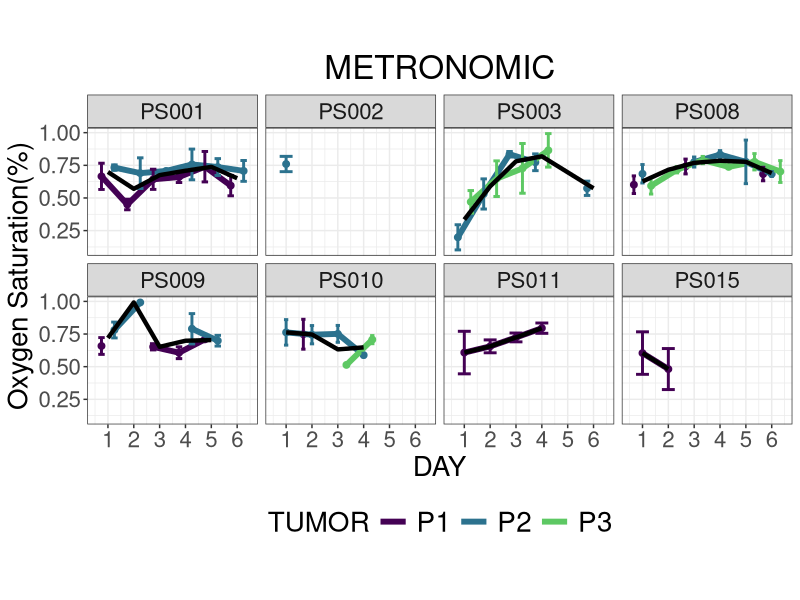
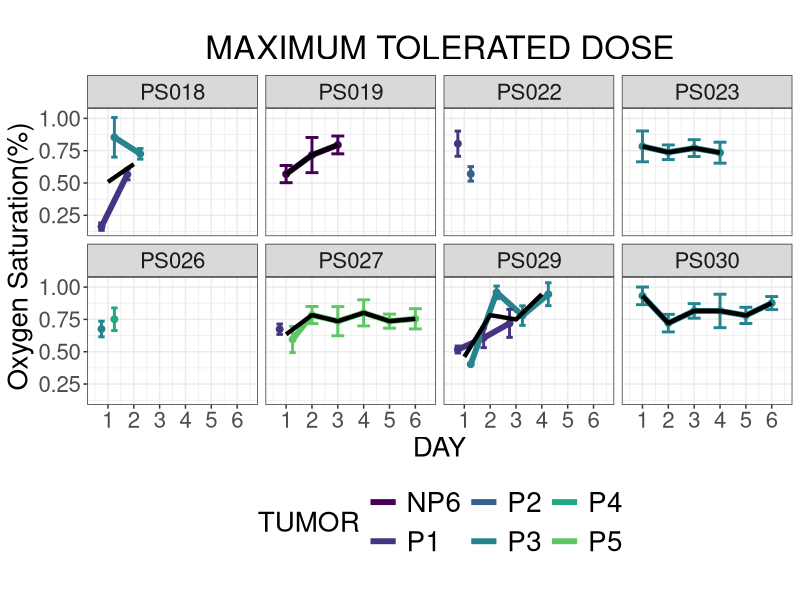
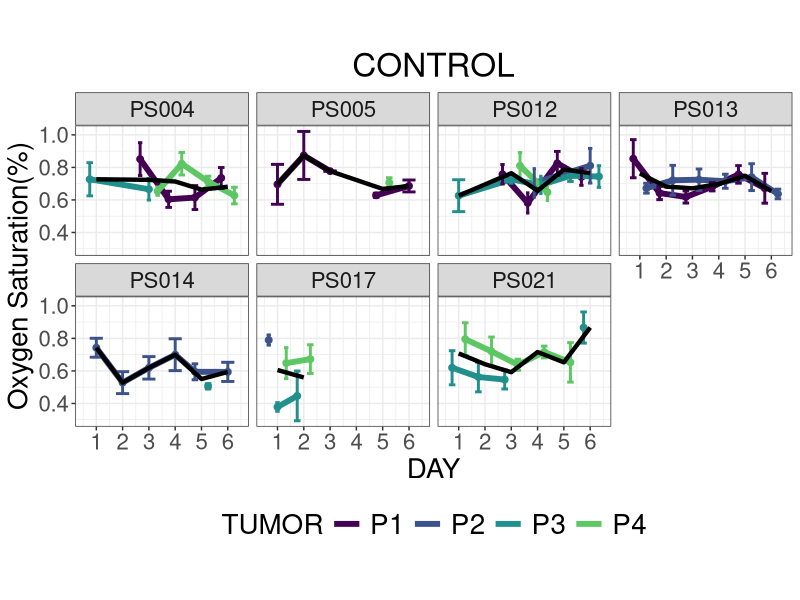
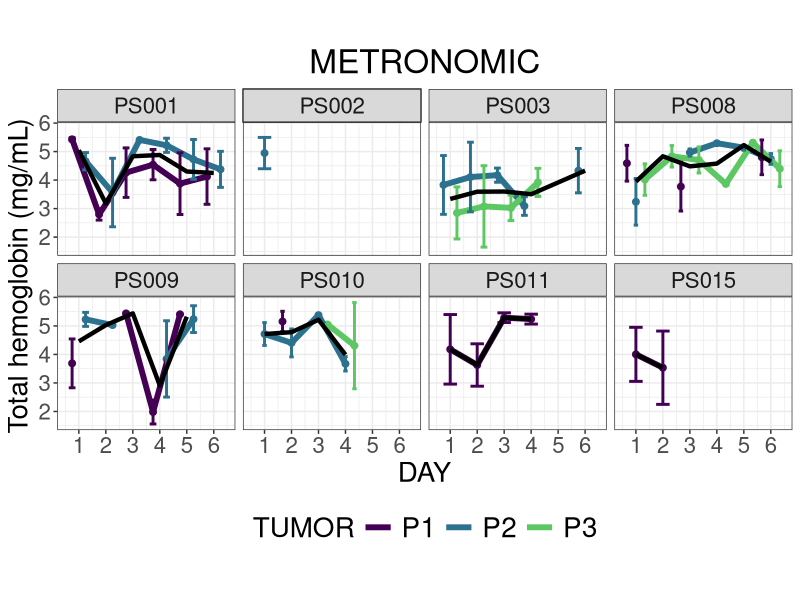
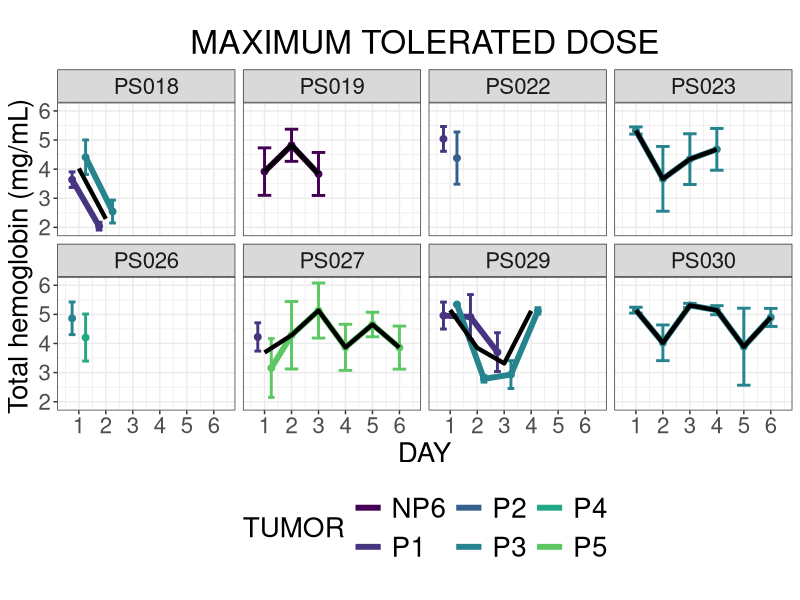
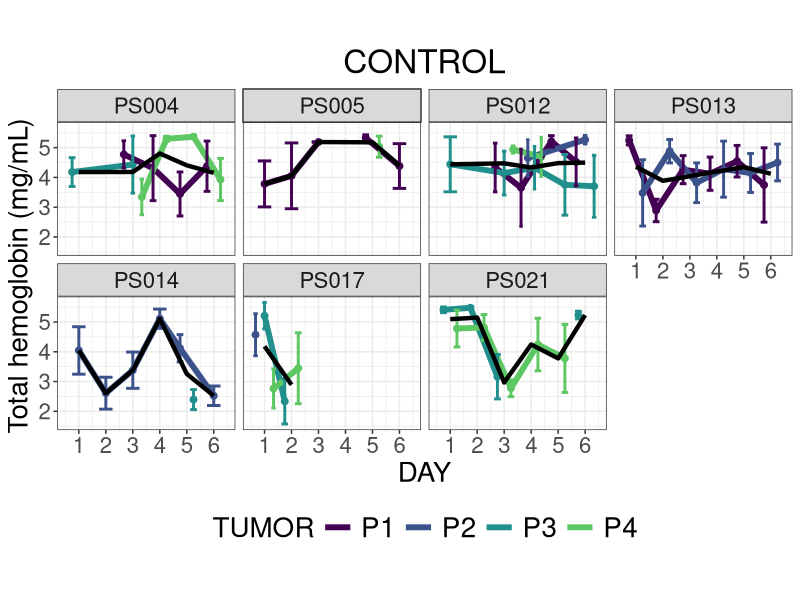
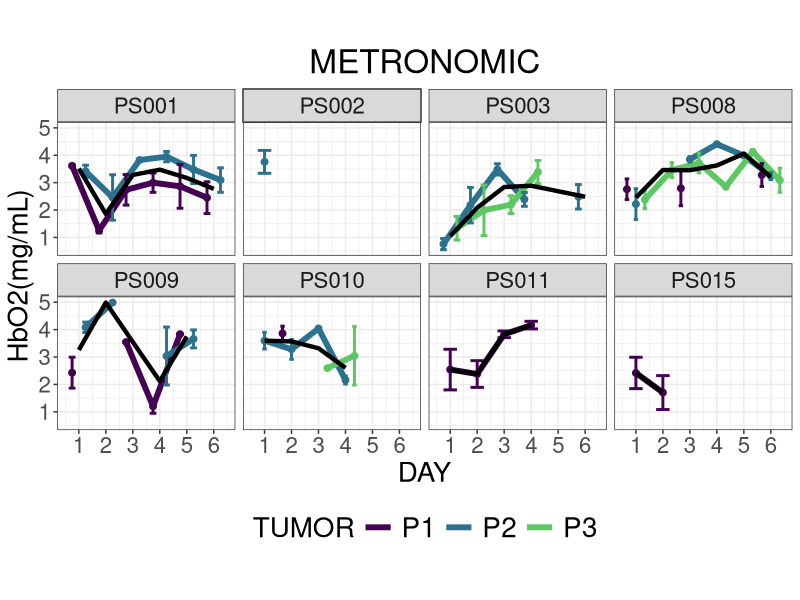
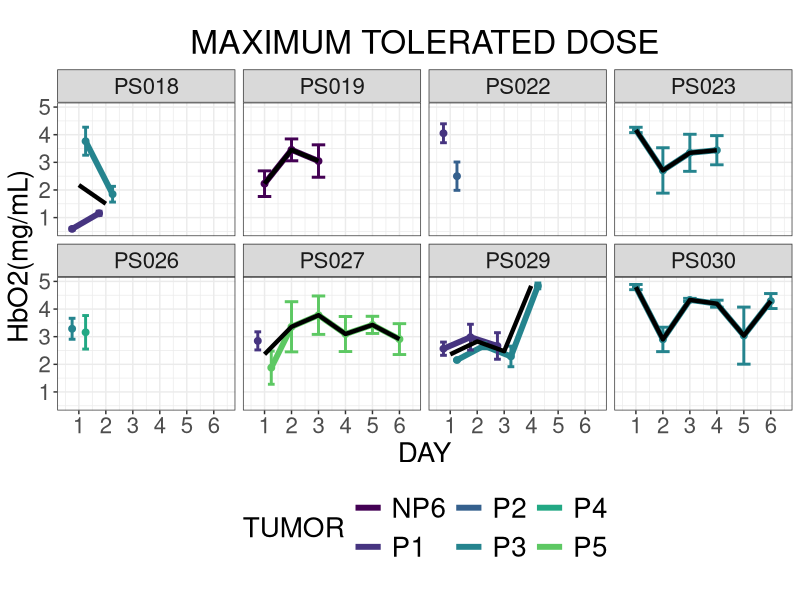

Write the R code that produced these figures, in order.
#####AIM##Aug 30 2020. code for polyp wise analysis

#code to plot the StO2 per group with errorbars
library(readr)
library(multcomp)
library(here)
#Data_for_R_analysis_Dec11 <- read_csv("//deckard.uark.edu/BMEG/Muldoon-Lab/RESEARCH/AM_ Ortothopic mice study_ colonoscopy DRS data for analysis/Data for first extraction Folder made on May 17th 2019/Complete dataset with new boundaries Dec 9.csv")
data1 <- read.csv(here("Extraction_Aug_2020_Updated.csv"))
attach(data1)
library("ggplot2")
library(scales)
library(nlme)
library(ggplot2)
pd<-position_dodge(0.2)

data1$STO2min<-(data1$STO2-data1$STO2_SD)
data1$STO2max<-(data1$STO2+data1$STO2_SD)
data1$HBmin<-(data1$HB-data1$HB_SD)
data1$HBmax<-(data1$HB+data1$HB_SD)
data1$Amin<-(data1$A-data1$A_SD)
data1$Amax<-(data1$A+data1$A_SD)
data1$Bmin<-(data1$B-data1$B_SD)
data1$Bmax<-(data1$B+data1$B_SD)

data1$HBO2<-(data1$HB*data1$STO2)
data1$HBO2_SD<-data1$HB_SD*data1$STO2
data1$HBO2max<-data1$HBO2+data1$HBO2_SD
data1$HBO2min<-data1$HBO2-data1$HBO2_SD

data1$HBO<-data1$HB*(1-data1$STO2)
data1$HBO_SD<-data1$HB_SD*(1-data1$STO2)
data1$HBOmax<-data1$HBO+data1$HBO_SD
data1$HBOmin<-data1$HBO-data1$HBO_SD
  #StO2 plot per week per group with means ****best one****
# pd=position_dodge(1.0)
# ggplot(data1,aes(x=DAY, y=STO2, linetype=TUMOR))+theme_bw()+
#   theme(text=element_text(size=20))+
#   geom_point(aes(color=factor(TUMOR)), position=pd, size=2)+
#   geom_line(aes(color=factor(TUMOR)), position=pd,size=1)+
#   scale_x_continuous(breaks=seq(1,6,1))+
#   geom_errorbar(aes(ymin=STO2min, ymax=STO2max,color=factor(TUMOR),linetype=NULL), width=2,position=pd,size=0.6,show.legend = FALSE)+
#   geom_text(data = data1, aes(x = 4.35, y = STO2, label = TUMOR), 
#             size = 4, hjust = 1, fontface = "bold")+
#   stat_summary(aes(group=GROUP), fun.y=mean, geom="line",linetype=1, size=1.5,show.legend=FALSE)+
#   labs(title='',y="Oxygen Saturation(%)")+
#   facet_wrap(~ID,ncol=5)


  

#StO2 plot per week per subject per group MG **best**
library(ggrepel)
library(grid)
library(tidyverse)


#geom_label_repel(data=subset(data1,GROUP=='MG'),aes(label = TUMOR , fill=factor(TUMOR)),
                 #box.padding   = 0.35, 
                 #point.padding = 0.5,
                 #color ='black',
                 #show.legend = FALSE)+

#StO2 plots 
#################################################################

#MG group
pd=position_dodge(1.0)
ggplot(data=subset(data1,GROUP=='MG'),aes(x=DAY, y=STO2, linetype=TUMOR))+theme_bw()+
  geom_point(aes(color=TUMOR), position=pd, size=2, show.legend = FALSE)+
  geom_line(aes(color=factor(TUMOR)), position=pd,size=2, linetype="solid")+
  scale_x_continuous(breaks=seq(1,6,1))+
  geom_errorbar(aes(ymin=STO2min, ymax=STO2max,
                    color=factor(TUMOR),
                    linetype=NULL), width=0.5,position=pd,size=1,show.legend = FALSE)+
  scale_color_viridis_d(end = 0.75)+
  guides(color = guide_legend(override.aes = list(size = 6)))+
  stat_summary(aes(group=GROUP), fun.y=mean, geom="line",linetype=1, size=1.5,show.legend=FALSE)+
  facet_wrap(~ID,nrow=2)+
  labs(title='METRONOMIC',y="Oxygen Saturation(%)")+
  theme(text=element_text(size=20),plot.title = element_text(hjust = 0.5),
        legend.text=element_text(size=20),legend.position = "bottom",aspect.ratio = 0.75)

#MTD group
library(ggrepel)
library(tidyverse)
pd=position_dodge(1.0)
ggplot(data=subset(data1,GROUP=='MTD'),aes(x=DAY, y=STO2, linetype=TUMOR))+theme_bw()+
  geom_point(aes(color=TUMOR), position=pd, size=2, show.legend = FALSE)+
  geom_line(aes(color=factor(TUMOR)), position=pd,size=2, linetype="solid")+
  scale_x_continuous(breaks=seq(1,6,1))+
  geom_errorbar(aes(ymin=STO2min, ymax=STO2max,
                    color=factor(TUMOR),
                    linetype=NULL), width=0.5,position=pd,size=1,show.legend = FALSE)+
  scale_color_viridis_d(end = 0.75)+
  guides(color = guide_legend(override.aes = list(size = 6)))+
  stat_summary(aes(group=GROUP), fun.y=mean, geom="line",linetype=1, size=1.5,show.legend=FALSE)+
   facet_wrap(~ID,nrow =2)+
  labs(title='MAXIMUM TOLERATED DOSE',y="Oxygen Saturation(%)")+
  theme(text=element_text(size=20),plot.title = element_text(hjust = 0.5),
        legend.text=element_text(size=20),legend.position = "bottom",aspect.ratio = 0.75)


#StO2 plot per week per subject per group CG **best**
library(ggrepel)
library(tidyverse)
pd=position_dodge(1.0)
ggplot(data=subset(data1,GROUP=='CG'),aes(x=DAY, y=STO2, linetype=TUMOR))+theme_bw()+
  geom_point(aes(color=TUMOR), position=pd, size=2, show.legend = FALSE)+
  geom_line(aes(color=factor(TUMOR)), position=pd,size=2, linetype="solid")+
  scale_x_continuous(breaks=seq(1,6,1))+
  geom_errorbar(aes(ymin=STO2min, ymax=STO2max,
                    color=factor(TUMOR),
                    linetype=NULL), width=0.5,position=pd,size=1,show.legend = FALSE)+
  scale_color_viridis_d(end = 0.75)+
  guides(color = guide_legend(override.aes = list(size = 6)))+
  stat_summary(aes(group=GROUP), fun.y=mean, geom="line",linetype=1, size=1.5,show.legend=FALSE)+
  facet_wrap(~ID,nrow=2)+
  labs(title='CONTROL',y="Oxygen Saturation(%)")+
  theme(text=element_text(size=20),plot.title = element_text(hjust = 0.5),
        legend.text=element_text(size=20),legend.position = "bottom",aspect.ratio = 0.75)

#####
#tHb plots
#################################################################
#MG group
pd=position_dodge(1.0)
ggplot(data=subset(data1,GROUP=='MG'),aes(x=DAY, y=HB, linetype=TUMOR))+theme_bw()+
  geom_point(aes(color=TUMOR), position=pd, size=2, show.legend = FALSE)+
  geom_line(aes(color=factor(TUMOR)), position=pd,size=2, linetype="solid")+
  scale_x_continuous(breaks=seq(1,6,1))+
  geom_errorbar(aes(ymin=HBmin, ymax=HBmax,
                    color=factor(TUMOR),
                    linetype=NULL), width=0.5,position=pd,size=1,show.legend = FALSE)+
  scale_color_viridis_d(end = 0.75)+
  guides(color = guide_legend(override.aes = list(size = 6)))+
  stat_summary(aes(group=GROUP), fun.y=mean, geom="line",linetype=1, size=1.5,show.legend=FALSE)+
  facet_wrap(~ID,nrow=2)+
  labs(title='METRONOMIC',y="Total hemoglobin (mg/mL)")+
  theme(text=element_text(size=20),plot.title = element_text(hjust = 0.5),
        legend.text=element_text(size=20),legend.position = "bottom",aspect.ratio = 0.75)

#MTD group
pd=position_dodge(1.0)
ggplot(data=subset(data1,GROUP=='MTD'),aes(x=DAY, y=HB, linetype=TUMOR))+theme_bw()+
  geom_point(aes(color=TUMOR), position=pd, size=2, show.legend = FALSE)+
  geom_line(aes(color=factor(TUMOR)), position=pd,size=2, linetype="solid")+
  scale_x_continuous(breaks=seq(1,6,1))+
  geom_errorbar(aes(ymin=HBmin, ymax=HBmax,
                    color=factor(TUMOR),
                    linetype=NULL), width=0.5,position=pd,size=1,show.legend = FALSE)+
  scale_color_viridis_d(end = 0.75)+
  guides(color = guide_legend(override.aes = list(size = 6)))+
  stat_summary(aes(group=GROUP), fun.y=mean, geom="line",linetype=1, size=1.5,show.legend=FALSE)+
  facet_wrap(~ID,nrow=2)+
  labs(title='MAXIMUM TOLERATED DOSE',y="Total hemoglobin (mg/mL)")+
  theme(text=element_text(size=20),plot.title = element_text(hjust = 0.5),
        legend.text=element_text(size=20),legend.position = "bottom",aspect.ratio = 0.75)

#CG group
pd=position_dodge(1.0)
ggplot(data=subset(data1,GROUP=='CG'),aes(x=DAY, y=HB, linetype=TUMOR))+theme_bw()+
  geom_point(aes(color=TUMOR), position=pd, size=2, show.legend = FALSE)+
  geom_line(aes(color=factor(TUMOR)), position=pd,size=2, linetype="solid")+
  scale_x_continuous(breaks=seq(1,6,1))+
  geom_errorbar(aes(ymin=HBmin, ymax=HBmax,
                    color=factor(TUMOR),
                    linetype=NULL), width=0.5,position=pd,size=1,show.legend = FALSE)+
  scale_color_viridis_d(end = 0.75)+
  guides(color = guide_legend(override.aes = list(size = 6)))+
  stat_summary(aes(group=GROUP), fun.y=mean, geom="line",linetype=1, size=1.5,show.legend=FALSE)+
  facet_wrap(~ID,nrow=2)+
  labs(title='CONTROL',y="Total hemoglobin (mg/mL)")+
  theme(text=element_text(size=20),plot.title = element_text(hjust = 0.5),
        legend.text=element_text(size=20),legend.position = "bottom",aspect.ratio = 0.75)

##################
#HbO2 plots
################################
#MG group
library(ggrepel)
library(tidyverse)
pd=position_dodge(1.0)
ggplot(data=subset(data1,GROUP=='MG'),aes(x=DAY, y=HBO2, linetype=TUMOR))+theme_bw()+
  geom_point(aes(color=TUMOR), position=pd, size=2, show.legend = FALSE)+
  geom_line(aes(color=factor(TUMOR)), position=pd,size=2, linetype="solid")+
  scale_x_continuous(breaks=seq(1,6,1))+
  geom_errorbar(aes(ymin=HBO2min, ymax=HBO2max,
                    color=factor(TUMOR),
                    linetype=NULL), width=0.5,position=pd,size=1,show.legend = FALSE)+
  scale_color_viridis_d(end = 0.75)+
  guides(color = guide_legend(override.aes = list(size = 6)))+
  stat_summary(aes(group=GROUP), fun.y=mean, geom="line",linetype=1, size=1.5,show.legend=FALSE)+
  facet_wrap(~ID,nrow =2)+
  labs(title='METRONOMIC',y="HbO2(mg/mL)")+
  theme(text=element_text(size=20),plot.title = element_text(hjust = 0.5),
        legend.text=element_text(size=20),legend.position = "bottom",aspect.ratio = 0.75)

#MTD group

ggplot(data=subset(data1,GROUP=='MTD'),aes(x=DAY, y=HBO2, linetype=TUMOR))+theme_bw()+
  geom_point(aes(color=TUMOR), position=pd, size=2, show.legend = FALSE)+
  geom_line(aes(color=factor(TUMOR)), position=pd,size=2, linetype="solid")+
  scale_x_continuous(breaks=seq(1,6,1))+
  geom_errorbar(aes(ymin=HBO2min, ymax=HBO2max,
                    color=factor(TUMOR),
                    linetype=NULL), width=0.5,position=pd,size=1,show.legend = FALSE)+
  scale_color_viridis_d(end = 0.75)+
  guides(color = guide_legend(override.aes = list(size = 6)))+
  stat_summary(aes(group=GROUP), fun.y=mean, geom="line",linetype=1, size=1.5,show.legend=FALSE)+
  facet_wrap(~ID,nrow =2)+
  labs(title='MAXIMUM TOLERATED DOSE',y="HbO2(mg/mL)")+
  theme(text=element_text(size=20),plot.title = element_text(hjust = 0.5),
        legend.text=element_text(size=20),legend.position = "bottom",aspect.ratio = 0.75)


#CG group
ggplot(data=subset(data1,GROUP=='CG'),aes(x=DAY, y=HBO2, linetype=TUMOR))+theme_bw()+
  geom_point(aes(color=TUMOR), position=pd, size=2, show.legend = FALSE)+
  geom_line(aes(color=factor(TUMOR)), position=pd,size=2, linetype="solid")+
  scale_x_continuous(breaks=seq(1,6,1))+
  geom_errorbar(aes(ymin=HBO2min, ymax=HBO2max,
                    color=factor(TUMOR),
                    linetype=NULL), width=0.5,position=pd,size=1,show.legend = FALSE)+
  scale_color_viridis_d(end = 0.75)+
  guides(color = guide_legend(override.aes = list(size = 6)))+
  stat_summary(aes(group=GROUP), fun.y=mean, geom="line",linetype=1, size=1.5,show.legend=FALSE)+
  facet_wrap(~ID,nrow =2)+
  labs(title='CONTROL',y="HbO2(mg/mL)")+
  theme(text=element_text(size=20),plot.title = element_text(hjust = 0.5),
        legend.text=element_text(size=20),legend.position = "bottom",aspect.ratio = 0.75)



###############
#HbO plots
##############################
#MG group
pd=position_dodge(1.0)
ggplot(data=subset(data1,GROUP=='MG'),aes(x=DAY, y=HBO, linetype=TUMOR))+theme_bw()+
  geom_point(aes(color=TUMOR), position=pd, size=2, show.legend = FALSE)+
  geom_line(aes(color=factor(TUMOR)), position=pd,size=2, linetype="solid")+
  scale_x_continuous(breaks=seq(1,6,1))+
  geom_errorbar(aes(ymin=HBOmin, ymax=HBOmax,
                    color=factor(TUMOR),
                    linetype=NULL), width=0.5,position=pd,size=1,show.legend = FALSE)+
  scale_color_viridis_d(end = 0.75)+
  guides(color = guide_legend(override.aes = list(size = 6)))+
  stat_summary(aes(group=GROUP), fun.y=mean, geom="line",linetype=1, size=1.5,show.legend=FALSE)+
  facet_wrap(~ID,nrow=2)+
  labs(title='METRONOMIC',y=" Deoxyhemoglobin (mg/mL)")+
  theme(text=element_text(size=20),plot.title = element_text(hjust = 0.5),
        legend.text=element_text(size=20),legend.position = "bottom",aspect.ratio = 0.75)


#MTD group
pd=position_dodge(1.0)
ggplot(data=subset(data1,GROUP=='MTD'),aes(x=DAY, y=HBO, linetype=TUMOR))+theme_bw()+
  geom_point(aes(color=TUMOR), position=pd, size=2, show.legend = FALSE)+
  geom_line(aes(color=factor(TUMOR)), position=pd,size=2, linetype="solid")+
  scale_x_continuous(breaks=seq(1,6,1))+
  geom_errorbar(aes(ymin=HBOmin, ymax=HBOmax,
                    color=factor(TUMOR),
                    linetype=NULL), width=0.5,position=pd,size=1,show.legend = FALSE)+
  scale_color_viridis_d(end = 0.75)+
  guides(color = guide_legend(override.aes = list(size = 6)))+
  stat_summary(aes(group=GROUP), fun.y=mean, geom="line",linetype=1, size=1.5,show.legend=FALSE)+
  facet_wrap(~ID,nrow=2)+
  labs(title='MAXIMUM TOLERATED DOSE',y=" Deoxyhemoglobin (mg/mL)")+
  theme(text=element_text(size=20),plot.title = element_text(hjust = 0.5),
        legend.text=element_text(size=20),legend.position = "bottom",aspect.ratio = 0.75)

#CG group
pd=position_dodge(1.0)
ggplot(data=subset(data1,GROUP=='CG'),aes(x=DAY, y=HBO, linetype=TUMOR))+theme_bw()+
  geom_point(aes(color=TUMOR), position=pd, size=2, show.legend = FALSE)+
  geom_line(aes(color=factor(TUMOR)), position=pd,size=2, linetype="solid")+
  scale_x_continuous(breaks=seq(1,6,1))+
  geom_errorbar(aes(ymin=HBOmin, ymax=HBOmax,
                    color=factor(TUMOR),
                    linetype=NULL), width=0.5,position=pd,size=1,show.legend = FALSE)+
  scale_color_viridis_d(end = 0.75)+
  guides(color = guide_legend(override.aes = list(size = 6)))+
  stat_summary(aes(group=GROUP), fun.y=mean, geom="line",linetype=1, size=1.5,show.legend=FALSE)+
  facet_wrap(~ID,nrow=2)+
  labs(title='CONTROL',y=" Deoxyhemoglobin (mg/mL)")+
  theme(text=element_text(size=20),plot.title = element_text(hjust = 0.5),
        legend.text=element_text(size=20),legend.position = "bottom",aspect.ratio = 0.75)


#######
#Scattering coefficient (A) plots
####################################
#MG group
pd=position_dodge(1.0)
ggplot(data=subset(data1,GROUP=='MG'),aes(x=DAY, y=A, linetype=TUMOR))+theme_bw()+
  geom_point(aes(color=TUMOR), position=pd, size=2, show.legend = FALSE)+
  geom_line(aes(color=factor(TUMOR)), position=pd,size=2, linetype="solid")+
  scale_x_continuous(breaks=seq(1,6,1))+
  geom_errorbar(aes(ymin=Amin, ymax=Amax,
                    color=factor(TUMOR),
                    linetype=NULL), width=0.5,position=pd,size=1,show.legend = FALSE)+
  scale_color_viridis_d(end = 0.75)+
  guides(color = guide_legend(override.aes = list(size = 6)))+
  stat_summary(aes(group=GROUP), fun.y=mean, geom="line",linetype=1, size=1.5,show.legend=FALSE)+
  facet_wrap(~ID,nrow =2)+
  labs(title='METRONOMIC',y="A")+
  theme(text=element_text(size=20),plot.title = element_text(hjust = 0.5),
        legend.text=element_text(size=20),legend.position = "bottom",aspect.ratio = 0.75)

##MTD group
ggplot(data=subset(data1,GROUP=='MTD'),aes(x=DAY, y=A, linetype=TUMOR))+theme_bw()+
  geom_point(aes(color=TUMOR), position=pd, size=2, show.legend = FALSE)+
  geom_line(aes(color=factor(TUMOR)), position=pd,size=2, linetype="solid")+
  scale_x_continuous(breaks=seq(1,6,1))+
  geom_errorbar(aes(ymin=Amin, ymax=Amax,
                    color=factor(TUMOR),
                    linetype=NULL), width=0.5,position=pd,size=1,show.legend = FALSE)+
  scale_color_viridis_d(end = 0.75)+
  guides(color = guide_legend(override.aes = list(size = 6)))+
  stat_summary(aes(group=GROUP), fun.y=mean, geom="line",linetype=1, size=1.5,show.legend=FALSE)+
  facet_wrap(~ID,nrow =2)+
  labs(title='MAXIMUM TOLERATED DOSE',y="A")+
  theme(text=element_text(size=20),plot.title = element_text(hjust = 0.5),
        legend.text=element_text(size=20),legend.position = "bottom",aspect.ratio = 0.75)

##CG group
ggplot(data=subset(data1,GROUP=='CG'),aes(x=DAY, y=A, linetype=TUMOR))+theme_bw()+
  geom_point(aes(color=TUMOR), position=pd, size=2, show.legend = FALSE)+
  geom_line(aes(color=factor(TUMOR)), position=pd,size=2, linetype="solid")+
  scale_x_continuous(breaks=seq(1,6,1))+
  geom_errorbar(aes(ymin=Amin, ymax=Amax,
                    color=factor(TUMOR),
                    linetype=NULL), width=0.5,position=pd,size=1,show.legend = FALSE)+
  scale_color_viridis_d(end = 0.75)+
  guides(color = guide_legend(override.aes = list(size = 6)))+
  stat_summary(aes(group=GROUP), fun.y=mean, geom="line",linetype=1, size=1.5,show.legend=FALSE)+
  facet_wrap(~ID,nrow =2)+
  labs(title='CONTROL',y="A")+
  theme(text=element_text(size=20),plot.title = element_text(hjust = 0.5),
        legend.text=element_text(size=20),legend.position = "bottom",aspect.ratio = 0.75)

###########
#Scattering exponent (B)
#######################################
##MG group
ggplot(data=subset(data1,GROUP=='MG'),aes(x=DAY, y=B, linetype=TUMOR))+theme_bw()+
  geom_point(aes(color=TUMOR), position=pd, size=2, show.legend = FALSE)+
  geom_line(aes(color=factor(TUMOR)), position=pd,size=2, linetype="solid")+
  scale_x_continuous(breaks=seq(1,6,1))+
  geom_errorbar(aes(ymin=Bmin, ymax=Bmax,
                    color=factor(TUMOR),
                    linetype=NULL), width=0.5,position=pd,size=1,show.legend = FALSE)+
  scale_color_viridis_d(end = 0.75)+
  guides(color = guide_legend(override.aes = list(size = 6)))+
  stat_summary(aes(group=GROUP), fun.y=mean, geom="line",linetype=1, size=1.5,show.legend=FALSE)+
  facet_wrap(~ID,nrow =2)+
  labs(title='METRONOMIC',y="B")+
  theme(text=element_text(size=20),plot.title = element_text(hjust = 0.5),
        legend.text=element_text(size=20),legend.position = "bottom",aspect.ratio = 0.75)

##MTD group
ggplot(data=subset(data1,GROUP=='MTD'),aes(x=DAY, y=B, linetype=TUMOR))+theme_bw()+
  geom_point(aes(color=TUMOR), position=pd, size=2, show.legend = FALSE)+
  geom_line(aes(color=factor(TUMOR)), position=pd,size=2, linetype="solid")+
  scale_x_continuous(breaks=seq(1,6,1))+
  geom_errorbar(aes(ymin=Bmin, ymax=Bmax,
                    color=factor(TUMOR),
                    linetype=NULL), width=0.5,position=pd,size=1,show.legend = FALSE)+
  scale_color_viridis_d(end = 0.75)+
  guides(color = guide_legend(override.aes = list(size = 6)))+
  stat_summary(aes(group=GROUP), fun.y=mean, geom="line",linetype=1, size=1.5,show.legend=FALSE)+
  facet_wrap(~ID,nrow =2)+
  labs(title='MAXIMUM TOLERATED DOSE',y="B")+
  theme(text=element_text(size=20),plot.title = element_text(hjust = 0.5),
        legend.text=element_text(size=20),legend.position = "bottom",aspect.ratio = 0.75)

##CG group
ggplot(data=subset(data1,GROUP=='CG'),aes(x=DAY, y=B, linetype=TUMOR))+theme_bw()+
  geom_point(aes(color=TUMOR), position=pd, size=2, show.legend = FALSE)+
  geom_line(aes(color=factor(TUMOR)), position=pd,size=2, linetype="solid")+
  scale_x_continuous(breaks=seq(1,6,1))+
  geom_errorbar(aes(ymin=Bmin, ymax=Bmax,
                    color=factor(TUMOR),
                    linetype=NULL), width=0.5,position=pd,size=1,show.legend = FALSE)+
  scale_color_viridis_d(end = 0.75)+
  guides(color = guide_legend(override.aes = list(size = 6)))+
  stat_summary(aes(group=GROUP), fun.y=mean, geom="line",linetype=1, size=1.5,show.legend=FALSE)+
  facet_wrap(~ID,nrow =2)+
  labs(title='CONTROL',y="B")+
  theme(text=element_text(size=20),plot.title = element_text(hjust = 0.5),
        legend.text=element_text(size=20),legend.position = "bottom",aspect.ratio = 0.75)


#
#
#
#
########
############################################################################
pd=position_dodge(1.0)
ggplot(data1,aes(x=DAY, y=STO2, linetype=ID))+theme_bw()+
  theme(text=element_text(size=20))+
  geom_point(aes(color=factor(ID)), position=pd, size=2,show.legend=FALSE)+
  geom_line(aes(color=factor(ID)), linetype=1, position = pd,size=1.5,show.legend=TRUE)+
  scale_x_continuous(breaks=seq(1,6,1))+
  geom_errorbar(aes(ymin=STO2min, ymax=STO2max,color=factor(GROUP),linetype=NULL), width=2,position=pd,size=0.9,show.legend = FALSE)+
  stat_summary(aes(group=GROUP), fun.y=mean, geom="line",linetype=1, size=1.5,show.legend=FALSE)+
  labs(title='',y="Oxygen Saturation(%)")+
  facet_wrap(~GROUP)
#########################################################################

############################################################################
##########################################################################



##Calculating means 
#Calculating means 
means1<-aggregate(data1$STO2, by=list(time=data1$DAY,group=data1$GROUP),na.rm=TRUE,FUN=mean) #from StO2
sdevs1<-aggregate(data1$STO2, by=list(time=data1$DAY,group=data1$GROUP),na.rm=TRUE,FUN=sd) #from StO2
means1$STO2<-means1$x
means1$SDSTO2<-sdevs1$x
means2<-aggregate(data1$HB, by=list(time=data1$DAY,group=data1$GROUP),na.rm=TRUE,FUN=mean) #from Hb
sdevs2<-aggregate(data1$HB, by=list(time=data1$DAY,group=data1$GROUP),na.rm=TRUE,FUN=sd) #from Hb
means2$HB<-means2$x
means2$HBSD<-sdevs2$x
means3<-aggregate(data1$A, by=list(time=data1$DAY,group=data1$GROUP),na.rm=TRUE,FUN=mean) #from Hb
sdevs3<-aggregate(data1$A, by=list(time=data1$DAY,group=data1$GROUP),na.rm=TRUE,FUN=sd) #from Hb
means3$A<-means3$x
means3$ASD<-sdevs3$x

OxyHbmeans<-aggregate(data1$HBO2, by=list(time=data1$DAY,group=data1$GROUP),na.rm=TRUE,FUN=mean) #from HbO2
OxyHbstd<-aggregate(data1$HBO2, by=list(time=data1$DAY,group=data1$GROUP),na.rm=TRUE,FUN=sd) #from HbO2
OxyHbmeans$OxyHemoglobin<-OxyHbmeans$x
OxyHbmeans$OxyHbSD<-OxyHbstd$x

DeoxyHbmeans<-aggregate(data1$HBO, by=list(time=data1$DAY,group=data1$GROUP),na.rm=TRUE,FUN=mean) #from Hb
DeoxyHbstd<-aggregate(data1$HBO, by=list(time=data1$DAY,group=data1$GROUP),na.rm=TRUE,FUN=sd) #from Hb
DeoxyHbmeans$DeoxyHemoglobin<-DeoxyHbmeans$x
DeoxyHbmeans$DeoxyHbSD<-DeoxyHbstd$x


###plotting mean values####
ggplot(data=subset(means1,group=='MG'),aes(x=time,y=STO2))+geom_line(size=2)+
  geom_errorbar(aes(ymin=STO2-SDSTO2,ymax=STO2+SDSTO2),width=0.4, size=0.9,position=pd)+
  labs(y="Oxygen Saturation (%)")+
  ggtitle("Oxygen saturation") #plot mean StO2 values


ggplot(data=subset(means2,group=='MG'),aes(x=time,y=HB))+geom_line(size=2)+geom_errorbar(aes(ymin=HB-HBSD,ymax=HB+HBSD),width=0.4, size=0.9,position=pd)+facet_wrap(~group)+ggtitle("total Hemoglobin")+labs(y="total Hemoglobin (mg/mL)") #plot mean Hb values
ggplot(data=subset(OxyHbmeans,group=='MG'),aes(x=time,y=OxyHemoglobin))+geom_line(size=2)+geom_errorbar(aes(ymin=OxyHemoglobin-OxyHbSD,ymax=OxyHemoglobin+OxyHbSD),width=0.4, size=0.9,position=pd)+facet_wrap(~group)+ggtitle("Oxy Hemoglobin")+labs(y="Oxyhemoglobin(mg/mL)") #plot HbO2
ggplot(data=subset(DeoxyHbmeans,group=='MG'),aes(x=time,y=DeoxyHemoglobin))+geom_line(size=2)+geom_errorbar(aes(ymin=DeoxyHemoglobin-DeoxyHbSD,ymax=DeoxyHemoglobin+DeoxyHbSD),width=0.4, size=0.9,position=pd)+facet_wrap(~group)+ggtitle("Deoxyhemoglobin")+labs(y="Deoxyhemoglobin (mg/mL)") #plot mean scattering coeff values
ggplot(data=subset(means3,group=='MG'),aes(x=time,y=A))+geom_line(size=2)+geom_errorbar(aes(ymin=A-ASD,ymax=A+ASD),width=0.4, size=0.9,position=pd)+facet_wrap(~group)+ggtitle("Scattering Coefficient (A)")+labs(y="Scattering coefficient (A)") #plot mean scattering coeff values
##create a stacked dataframe of mean StO2 and A per group
library(reshape2)
merged1=merge(means1,means3, by=c('time','group'))
merged1<-subset(merged1,select=-c(x.x,x.y)) #delete repeated columns and StO2 basevals
names(merged1)[names(merged1)=='group']<-'Treatment' #rename groups as Treatments


##plotting both StO2 and A 
pd1=position_dodge(2)
ggplot()+theme_bw()+
  #geom_line(data=merged1,aes(x=time,y=StO2),colour="#FF9999",position=pd)+
  #geom_errorbar(data=merged1,aes(x=time,ymin=StO2-SDStO2,ymax=StO2+SDStO2),position=pd,colour="#FF9999",width=0.4, size=0.9)+
  geom_line(data=merged1,aes(x=time,y=A*10),position=pd1,colour="#FF0000")+
  geom_errorbar(data=merged1,aes(x=time,ymin=(A-ASD)*10,ymax=(A+ASD)*10),width=0.4, size=0.9,position=pd1,colour="#FF0000")+
  #scale_y_continuous(sec.axis = sec_axis(~./10, name = "Mean scattering coeff"))+
  facet_wrap(~Treatment)

#geom_errorbar(aes(ymin=StO2foldchange-FoldErr,ymax=StO2foldchange+FoldErr,color=group),width=0.4, size=0.9,position=pd)



#Extract initial values per group
StO2basevals<-means1[means1$time==1, c("group", "STO2")] #extract initial StO2 values per group
means1<-merge(means1,StO2basevals, by.x="group", by.y='group',suffixes = c("","basevalue"))#copy StO2 base values per group

Hbbasevals<-means2[means2$time==1,c("group",'HB')] #extract initial Hb values per group
means2<-merge(means2,Hbbasevals, by.x="group", by.y='group',suffixes = c("","basevalue"))#copy StO2 base values per group


OxyHbbasevals<-OxyHbmeans[OxyHbmeans$time==1, c("group", "OxyHemoglobin")] #extract initial HbO2 values per group
OxyHbmeans<-merge(OxyHbmeans,OxyHbbasevals, by.x="group", by.y='group',suffixes = c("","basevalue"))#copy HbO2 base values per group


DeoxyHbbasevals<-DeoxyHbmeans[DeoxyHbmeans$time==1, c("group", "DeoxyHemoglobin")] #extract initial Hb values per group
DeoxyHbmeans<-merge(DeoxyHbmeans,DeoxyHbbasevals, by.x="group", by.y='group',suffixes = c("","basevalue"))#copy Hb base values per group

Abasevals<-means3[means3$time==1, c("group", "A")] #extract initial StO2 values per group
means3<-merge(means3,Abasevals, by.x="group", by.y='group',suffixes = c("","basevalue"))#copy StO2 base values per group

##getting a subset of StO2 values without NAs
library(dplyr)
Trimmed<-data1%>%filter(!is.na(STO2)) #extracting the non NA values 
Numbers<-aggregate(Trimmed$STO2, by=list(time=Trimmed$DAY,group=Trimmed$GROUP),FUN=length) #counting the number of occurrences per group per week
names(Numbers)<-c('Week','Group','Observations')
#Calculate fold change and pasting number of observations per group per week
##StO2
means1$StO2foldchange<-means1$STO2/means1$STO2basevalue #Mean StO2 fold change
means1$Observations<-Numbers$Observations
means1$StandErr<-means1$SDSTO2/(means1$Observations)^0.5
means1$FoldErr<-means1$StandErr/means1$STO2basevalue


##total hemoglobin
means2$Hbfoldchange<-means2$HB/means2$HBbasevalue #Mean Hb fold change
means2$Observations<-Numbers$Observations
means2$StandErr<-means2$HBSD/(means2$Observations)^0.5
means2$FoldErr<-means2$StandErr/means2$HBbasevalue

##A (reduced scattering coefficient)
means3$Afoldchange<-means3$A/means3$Abasevalue #Mean A fold change
means3$Observations<-Numbers$Observations
means3$StandErr<-means3$ASD/(means3$Observations)^0.5
means3$FoldErr<-means3$StandErr/means3$Abasevalue
###HbO2####
OxyHbmeans$OxyHbfoldchange<-OxyHbmeans$OxyHemoglobin/OxyHbmeans$OxyHemoglobinbasevalue
OxyHbmeans$Observations<-Numbers$Observations
OxyHbmeans$StandErr<-OxyHbmeans$OxyHbSD/(OxyHbmeans$Observations)
OxyHbmeans$FoldErr<-OxyHbmeans$StandErr/OxyHbmeans$OxyHemoglobinbasevalue

##Hb###
DeoxyHbmeans$DeoxyHbfoldchange<-DeoxyHbmeans$DeoxyHemoglobin/DeoxyHbmeans$DeoxyHemoglobinbasevalue
DeoxyHbmeans$Observations<-Numbers$Observations
DeoxyHbmeans$StandErr<-DeoxyHbmeans$DeoxyHbSD/(DeoxyHbmeans$Observations)
DeoxyHbmeans$FoldErr<-DeoxyHbmeans$StandErr/DeoxyHbmeans$DeoxyHemoglobinbasevalue

#plot fold changes
pd=position_dodge(0.4)
ggplot(data=subset(means1,group=='MG'),aes(x=time, y=StO2foldchange))+theme_bw()+geom_point(aes(color=group,group=group),size=2, position=pd)+geom_line(aes(color=group,group=group),size=1.5,position=pd)+geom_errorbar(aes(ymin=StO2foldchange-FoldErr,ymax=StO2foldchange+FoldErr,color=group),width=0.4, size=0.9,position=pd)+theme(text=element_text(size=30),aspect.ratio = 1)+scale_x_continuous(breaks=seq(1,6,1))+labs(title=expression(StO[2]), y='', x='Weeks')+theme(plot.title = element_text(hjust = 0.5)) #plot StO2 fold change
ggplot(data=subset(means2,group=='MG'),aes(x=time, y=Hbfoldchange))+theme_bw()+geom_point(aes(color=group,group=group),size=2, position=pd)+geom_line(aes(color=group,group=group),size=1.5, position=pd)+geom_errorbar(aes(ymin=Hbfoldchange-FoldErr,ymax=Hbfoldchange+FoldErr,color=group),width=0.4, size=0.9, position=pd)+theme(text=element_text(size=30),aspect.ratio = 1)+scale_x_continuous(breaks=seq(1,6,1))+labs(title=expression(tHb), y='', x='Weeks')+theme(plot.title = element_text(hjust = 0.5)) #plot Hb fold change
ggplot(data=subset(means3,group=='MG'),aes(x=time, y=Afoldchange))+theme_bw()+geom_point(aes(color=group,group=group),size=2, position=pd)+geom_line(aes(color=group,group=group),size=1.5, position=pd)+geom_errorbar(aes(ymin=Afoldchange-FoldErr,ymax=Afoldchange+FoldErr,color=group),width=0.4, size=0.9, position=pd)+theme(text=element_text(size=30),aspect.ratio = 1)+scale_x_continuous(breaks=seq(1,6,1))+labs(title=expression(mu[s]^{"'"}), y='', x='Weeks')+theme(plot.title = element_text(hjust = 0.5)) #plot A fold change
ggplot(data=subset(OxyHbmeans,group=='MG'),aes(x=time, y=OxyHbfoldchange))+theme_bw()+geom_point(aes(color=group,group=group),size=2, position=pd)+geom_line(aes(color=group,group=group),size=1.5,position=pd)+geom_errorbar(aes(ymin=OxyHbfoldchange-FoldErr,ymax=OxyHbfoldchange+FoldErr,color=group),width=0.4, size=0.9,position=pd)+theme(text=element_text(size=30),aspect.ratio = 1)+scale_x_continuous(breaks=seq(1,6,1))+labs(title=expression(HbO[2]), y='', x='Weeks')+theme(plot.title = element_text(hjust = 0.5)) #plot HbO2 fold change
ggplot(data=subset(DeoxyHbmeans,group=='MG'),aes(x=time, y=DeoxyHbfoldchange))+theme_bw()+geom_point(aes(color=group,group=group),size=2, position=pd)+geom_line(aes(color=group,group=group),size=1.5,position=pd)+geom_errorbar(aes(ymin=DeoxyHbfoldchange-FoldErr,ymax=DeoxyHbfoldchange+FoldErr,color=group),width=0.4, size=0.9,position=pd)+theme(text=element_text(size=30),aspect.ratio = 1)+scale_x_continuous(breaks=seq(1,6,1))+labs(title=expression(HbO), y='', x='Weeks')+theme(plot.title = element_text(hjust = 0.5)) #plot Hb fold change
